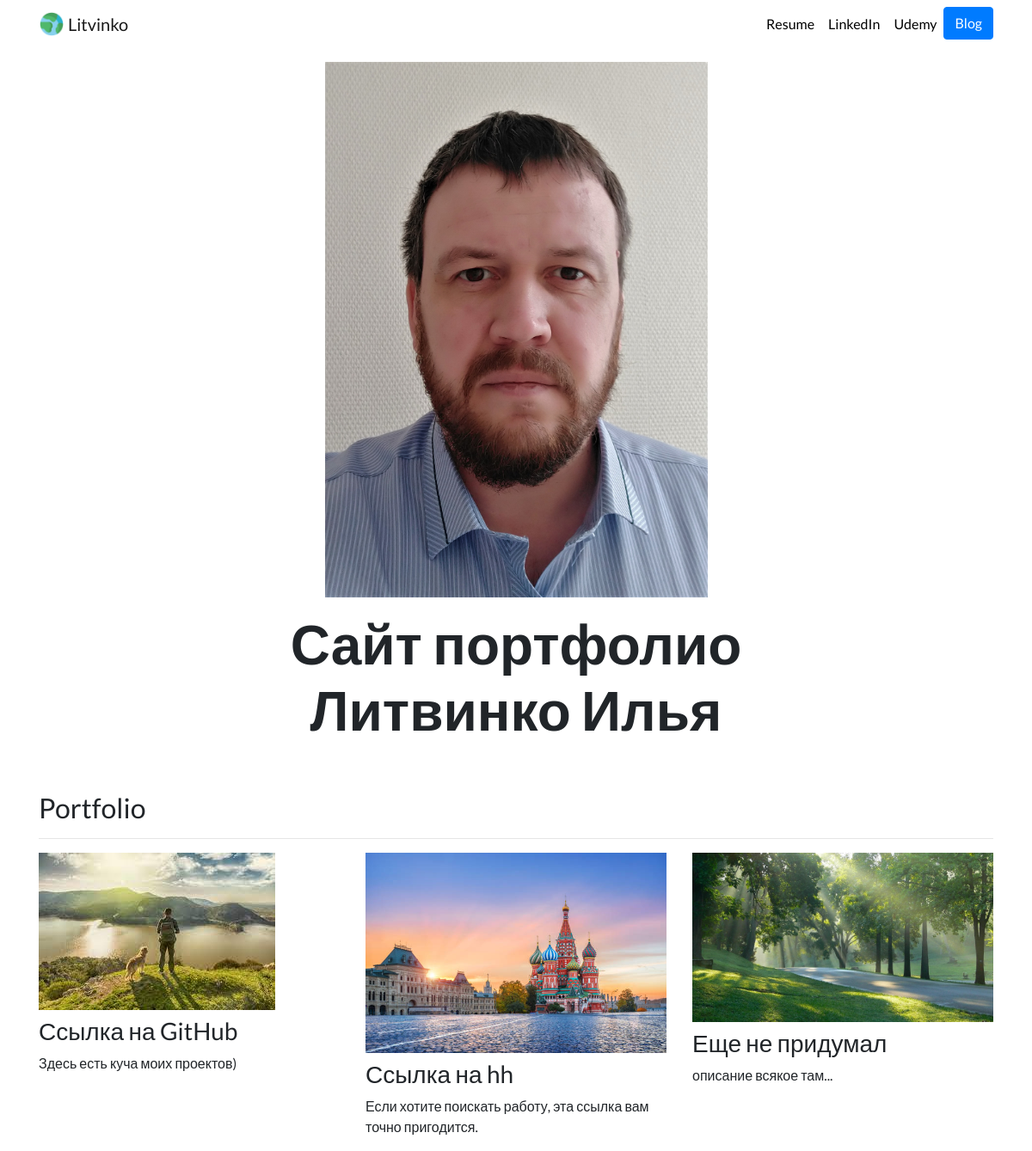
The page / on the database its author committed.
### portfolio/models.py (models this page shows, shortened)
class Project(models.Model):
    title = models.CharField(max_length=100)
    description = models.CharField(max_length=250)
    image = models.ImageField(upload_to='portfolio/images/')
    url = models.URLField(blank=True)

### portfolio/views.py (the view)
# urls.py: 2. Add a URL to urlpatterns:  path('', views.home, name='home')
def home(request):
    projects = Project.objects.all()
    return render(request, 'portfolio/home.html', {'projects':projects})

### portfolio/templates/portfolio/home.html
{% extends "portfolio/base.html" %}
{% load static %}
{% block content %}
<div class="row justify-content-center my-3">
  <div class="col-5">
    <img src="{% static 'portfolio/ilya.jpg' %}" class="img-fluid">
  </div>
</div>
<div class="row justify-content-center mb-3">
  <div class="col-md-9 text-center">
    <h1 id="hometext" class="font-weight-bold">Сайт портфолио Литвинко Илья</h1>
  </div>
</div>
<h2 class="mt-5">Portfolio</h2>
<hr>
<div class="row">
  {% for project in projects %}
  <div class="col-lg-4 col-md-6">
    {% if project.url %}
    <a href="{{ project.url }}" target="_blank">
      <img src="{{ project.image.url }}" class="img-fluid mb-2">
    </a>
    {% else %}
    <img src="{{ project.image.url }}" class="img-fluid mb-2">
    {% endif %}
    <h3>{{ project.title }}</h3>
    <p>{{ project.description }}</p>
  </div>
  {% endfor %}
</div>
{% endblock %}

### portfolio/templates/portfolio/base.html (shortened to what this page needs)
{% load static %}
<!doctype html>
<html lang="en">
<head>
  <link rel="stylesheet" href="https://stackpath.bootstrapcdn.com/bootstrap/4.4.1/css/bootstrap.min.css">
  <link rel="stylesheet" href="{% static "portfolio/custom.css" %}">
</head>
<body>
  <nav id="topNav" class="navbar navbar-expand-md navbar-light">
    <div class="container">
      <a class="navbar-brand" href="{% url 'home' %}">
        <img src="{% static "portfolio/icon.png" %}" width="30" height="30" class="d-inline-block align-top" alt="Litinko's icon">
        <span>Litvinko</span>
      </a>
      <div class="collapse navbar-collapse text-center" id="navbarNav">
        <ul class="navbar-nav ml-auto">
          <li class="nav-item">
            <a class="nav-link" href="{% static "portfolio/resume.pdf" %}">Resume</a>
          </li>
          <li class="nav-item">
            <a class="nav-link" href="https://www.linkedin.com/in/ilya-litvinko2002/" target="_blank">LinkedIn</a>
          </li>
          <li class="nav-item">
            <a class="nav-link" href="https://www.udemy.com/" target="_blank">Udemy</a>
          </li>
          <li>
            <a role="button" href="{% url 'blog:all_blog' %}" class="btn btn-primary">Blog</a>
          </li>
        </ul>
      </div>
    </div>
  </nav>
  <div class="container">
    {% block content %}{% endblock %}
  </div>
</body>
</html>

### portfolio/static/portfolio/custom.css (style rules this page uses)
.navbar-nav .nav-link { color: rgba(0,0,0,1) !important; }
body { font-family: 'Lato', sans-serif; }
@media (min-width: 992px) { #hometext { font-size: 4rem; } }

### rows shown on the page
Project: image (picture), title "Ссылка на GitHub", description "Здесь есть куча моих проектов)"
Project: image (picture), title "Ссылка на hh", description "Если хотите поискать работу, эта ссылка вам точно пригодится."
Project: image (picture), title "Еще не придумал", description "описание всякое там..."
